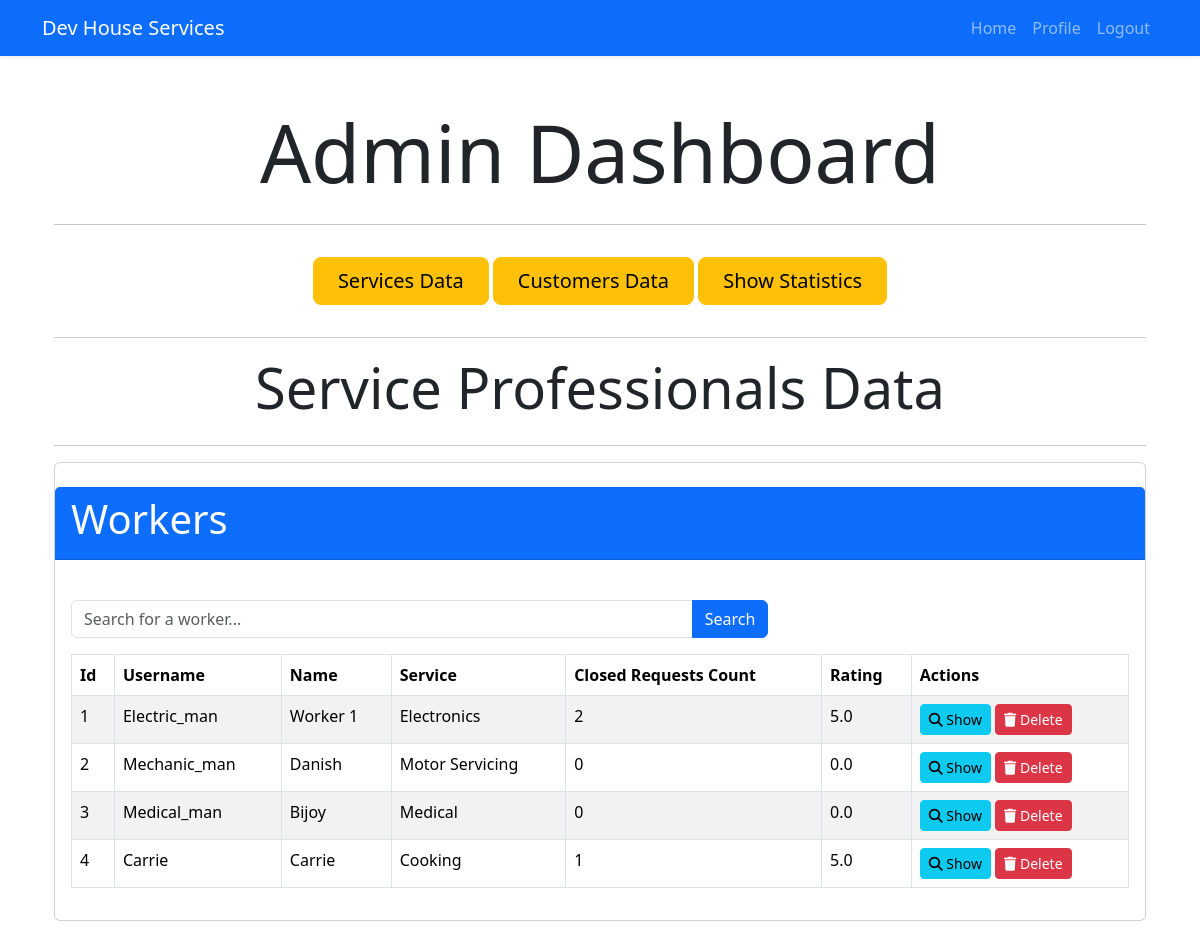
Screenshot of /admin_workers (signed in) with the database file from the repository.
### models.py (models this page shows, shortened)
class Worker(db.Model):
    id = db.Column(db.Integer, primary_key=True)
    username = db.Column(db.String(36), unique=True, nullable=False)
    passhash = db.Column(db.String(256), nullable=False)
    name = db.Column(db.String(36), nullable=True)
    age = db.Column(db.Integer, nullable=False)
    service_id = db.Column(db.Integer, db.ForeignKey('services.id'), nullable=True)
    experience = db.Column(db.Integer, nullable=True)
    date_of_join = db.Column(db.Date, default=func.current_date())
    contact = db.Column(db.String(15), nullable=False)
    email = db.Column(db.String(120), nullable=False, unique=True)
    address = db.Column(db.String(100), nullable=False)
    pin = db.Column(db.String(10), nullable=False)
    description = db.Column(db.String(200), nullable=True)
    jobs = db.relationship('Job', backref='worker', lazy=True)
    requests = db.relationship('Request', backref='worker', lazy=True)
    rating = db.Column(db.Float, default=0.0)
    rating_count = db.Column(db.Integer, default=0)
    def closed_requests_count(self):
        return sum(1 for request in self.requests if request.status == 'Closed')

class Services(db.Model):
    id = db.Column(db.Integer, primary_key=True)
    name = db.Column(db.String(36), unique=True, nullable=False)
    base_price = db.Column(db.Integer)
    time_required = db.Column(db.Integer)
    description = db.Column(db.String(50))
    workers = db.relationship('Worker', backref='service', lazy=True)
    requests = db.relationship('Request', backref='service', lazy=True)

class Request(db.Model):
    id = db.Column(db.Integer, primary_key=True)
    date_sent = db.Column(db.Date, default=func.current_date())
    date_of_job = db.Column(db.Date)
    service_id = db.Column(db.Integer, db.ForeignKey('services.id'), nullable=True)
    worker_id = db.Column(db.Integer, db.ForeignKey('worker.id'), nullable=True)
    user_id = db.Column(db.Integer, db.ForeignKey('user.id'), nullable=True)
    status = db.Column(db.String(20), default="Pending")
    job_id = db.Column(db.Integer, db.ForeignKey('job.id'), nullable=True)
    special_instructions = db.Column(db.String(255), nullable=True)

### routs.py (the view)
@app.route('/admin_workers')
@admin_required
def admin_workers():
    search_query = request.args.get('search', '')
    if search_query:
        workers = Worker.query.filter(
            (Worker.username.ilike(f'%{search_query}%')) |
            (Worker.name.ilike(f'%{search_query}%')) |
            (Worker.service.has(name=search_query))
        ).all()
    else:
        workers = Worker.query.all()
    return render_template("admin/workers.html", workers=workers, search_query=search_query)

### routs.py (called while the page is built)
def admin_required(func):
    @wraps(func)
    def inner(*args, **kwargs):
        if 'user_id' not in session:
            flash('Please login to continue')
            return redirect(url_for('login'))
        user = User.query.get(session['user_id'])
        if not user.is_admin:
            flash('You are not authorized to access this page')
            return redirect(url_for('index'))
        return func(*args, **kwargs)
    return inner

### templates/admin/workers.html (shortened to what this page needs)
{% extends 'layout.html' %}
{% block content %}
    <div class="container mt-5">
        <h1 class="display-1 text-center mb-4">Admin Dashboard</h1> <hr>
        <div class="text-center">
            <a href="{{ url_for('admin') }}" class="btn btn-warning btn-lg mt-3 mb-3 px-4 py-2">
                Services Data
            </a>
            <a href="{{ url_for('admin_users') }}" class="btn btn-warning btn-lg mt-3 mb-3 px-4 py-2">
                Customers Data
            </a>
            <a href="{{ url_for('workers_statistics') }}" class="btn btn-warning btn-lg mt-3 mb-3 px-4 py-2">
                Show Statistics
            </a>
        </div>
        <hr>
        <h1 class="display-4 text-center mb-4">Service Professionals Data</h1>
        <hr>
        <div class="card mb-5">
            <div class="card-header bg-primary text-white d-flex justify-content-between align-items-center my-4">
                <h2 class="display-6">Workers</h2>
            </div>
            <div class="card-body">
                <div class="row mb-3">
                    <div class="col-md-8">
                        <form method="GET" action="{{ url_for('admin_workers') }}" class="input-group">
                            <input type="text" name="search" class="form-control" placeholder="Search for a worker..." value="{{ search_query }}">
                            <button type="submit" class="btn btn-primary">Search</button>
                        </form>
                    </div>
                </div>
                <div class="table-responsive">
                    <table class="table table-striped table-bordered">
                        <thead class="thead-dark">
                            <tr>
                                <th>Id</th>
                                <th>Username</th>
                                <th>Name</th>
                                <th>Service</th>
                                <th>Closed Requests Count</th>
                                <th>Rating</th>
                                <th>Actions</th>
                            </tr>
                        </thead>
                        <tbody>
                            {% for worker in workers %}
                                <tr>
                                    <td>{{ worker.id }}</td>
                                    <td>{{ worker.username }}</td>
                                    <td>{{ worker.name }}</td>
                                    <td>{{ worker.service.name }}</td>
                                    <td>{{ worker.closed_requests_count() }}</td>
                                    <td>{{ worker.rating }}</td>
                                    <td>
                                        <a href="{{ url_for('show_worker', service_id=worker.service.id, worker_id=worker.id) }}" class="btn btn-info btn-sm">
                                            <i class="fa fa-search"></i> Show
                                        </a>
                                        <a href="{{ url_for('delete_worker', service_id=worker.service.id, worker_id=worker.id) }}" class="btn btn-danger btn-sm">
                                            <i class="fa fa-trash"></i> Delete
                                        </a>
                                    </td>
                                </tr>
                            {% endfor %}
                        </tbody>
                    </table>
                </div>
            </div>
        </div>
    </div>
{% endblock %}

### rows the page displays
Worker: id "1", username "Electric_man", name "Worker 1", service.name "Electronics", closed_requests_count "2", rating "5.0"
Worker: id "2", username "Mechanic_man", name "Danish", service.name "Motor Servicing", closed_requests_count "0", rating "0.0"
Worker: id "3", username "Medical_man", name "Bijoy", service.name "Medical", closed_requests_count "0", rating "0.0"
Worker: id "4", username "Carrie", name "Carrie", service.name "Cooking", closed_requests_count "1", rating "5.0"
